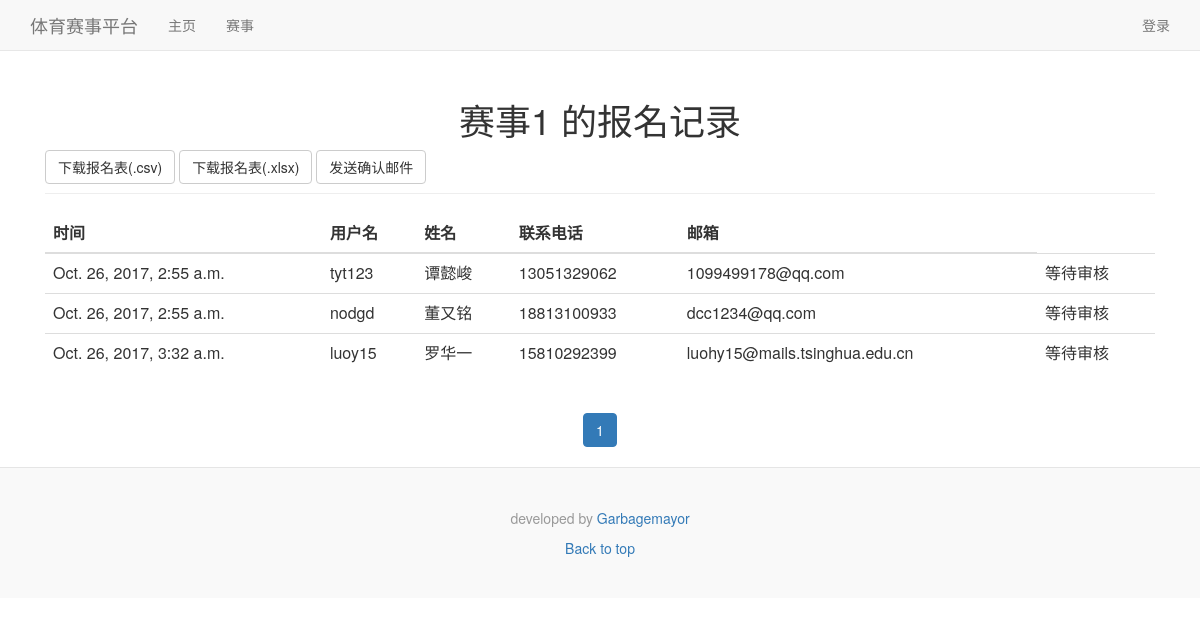
Screenshot of /record/2/ with the database file from the repository.
### HomePage/models.py (models this page shows)
class Events(models.Model):
    id = models.IntegerField(primary_key=True)
    name = models.CharField(max_length=30)
    status = models.IntegerField(default=1)
    date = models.DateTimeField(default = timezone.now)
    content = models.CharField(max_length=300, null=True)

class Sign(models.Model):
    id = models.IntegerField(primary_key=True)
    userid = models.IntegerField()
    eventsid = models.IntegerField()
    status = models.IntegerField(default=1)     #0 未报名 1 等待审核 2 报名成功
    prize = models.CharField(max_length=30, null=True)
    time = models.DateTimeField(default = timezone.now)

class User(models.Model):
    id = models.IntegerField(primary_key=True)
    name = models.CharField(max_length=30)
    mobile = models.CharField(max_length=30, null=True)
    fullname = models.CharField(max_length=30, null=True)
    classnumber = models.CharField(max_length=30, null=True)
    authority = models.IntegerField(default=0)            #权限 默认无权限为0，普通管理员为1，超管为2
    email = models.CharField(max_length=30, null=True)

### RegistrationRecord/views.py (the view)
# urls.py: url(r'^record/(\d+)/$', Record_view.recordPage, name='recordpage'),
def recordPage(request, event_id):
    event_id = int(event_id)
    message_map = {}
    event = MEvents.objects.get(id=event_id)
    message_map['event'] = event
    record_db_list = list(MSign.objects.filter(eventsid=event_id))
    record_list = []
    for record_db in record_db_list:
        record_list.append(RecordItem(record_db))
    paginator=Paginator(record_list, 10)
    page = request.GET.get('page')
    try:
        record_list = paginator.page(page)
    except PageNotAnInteger:
        record_list = paginator.page(1)
    except EmptyPage:
        record_list = paginator.page(paginator.num_pages)
    message_map['record_list'] = record_list
    return render(request, 'RegistrationRecord/registration_record.html', message_map)

### RegistrationRecord/templates/RegistrationRecord/registration_record.html (shortened to what this page needs)
﻿{% extends 'base.html' %}
{% block content %}
<div class="container-fluid">
    <div class="row-fluid">
        <div class="span12">
	<div class="page-header">
        <h1 style="text-align: center">
            {{event.name}} 的报名记录 <small></small>
        </h1>
        <button class="btn btn-default" type="button"
                onclick="location.href='/record_download_csv/{{event.id}}'"
        {% if signed %} disabled="disabled"{% endif %}>下载报名表(.csv)</button>
        <button class="btn btn-default" type="button"
                onclick="location.href='/record_download_xlsx/{{event.id}}'"
                {% if signed %} disabled="disabled"{% endif %}>下载报名表(.xlsx)</button>
        <button class="btn btn-default" type="button"
                onclick="location.href='/edit_email/{{event.id}}'"
                {% if signed %} disabled="disabled"{% endif %}>发送确认邮件</button>
      </div>
            <table class="table table-hover">
                <thead>
                <tr>
                    <th>
                        时间
                    </th>
                    <th>
                        用户名
                    </th>
                    <th>
                        姓名
                    </th>
                    <th>
                        联系电话
                    </th>
                    <th>
                        邮箱
                    </th>
                </tr>
                </thead>
                <tbody>
                {% for record in record_list %}
                <tr class="{{record.status}}">
                    <td>
                        {{record.record_time}}
                    </td>
                    <td>
                        {{record.user_name}}
                    </td>
                    <td>
                        {{record.user_fullname}}
                    </td>
                    <td>
                        {{record.user_mobile}}
                    </td>
                    <td>
                        {{record.user_email}}
                    </td>
                    <td>
                        {{record.record_status}}
                    </td>
                </tr>
                {% endfor %}
            </table>
        </div>
    </div>
</div>
<nav style="text-align: center">
<ul class="pagination">
        <li class="active"><a>{{record_list.number}}<span class="sr-only">(current)</span></a></li>
</ul>
</nav>
{% endblock %}

### HomePage/templates/base.html (shortened to what this page needs)
﻿<!DOCTYPE html>
<html lang="en">
  <head>
  <link href="https://cdn.bootcss.com/bootstrap/3.3.7/css/bootstrap.min.css" rel="stylesheet">
    <link href="/static/style.css" rel="stylesheet">
    {% load staticfiles %}
  </head>
  <body onload="openwin()">
  {% include 'header.html' %}
  <br><br><br>
  <div class="container">
    <div class="row clearfix">
      <div class="col-md-12 column">
      {% block content %}{% endblock %}
      </div>
    </div>
  </div>
    {% include 'footer.html' %}
  </body>
</html>

### HomePage/templates/header.html (shortened to what this page needs)
    <nav class="navbar navbar-default navbar-fixed-top">
      <div class="container">
        <div class="navbar-header">
          <a class="navbar-brand" href="/">体育赛事平台</a>
        </div>
        <div id="navbar" class="navbar-collapse collapse">
          <ul class="nav navbar-nav">
            <li {% if request.path|slice:"4" == "/mai" %}class="active"{% endif %}><a href="/">主页</a></li>
            <li {% if request.path|slice:"3" == "/ev" %}class="active"{% endif %}><a href="/events">赛事</a></li>
          </ul>
          <ul class="nav navbar-nav navbar-right">
			{% if not request.session.username %}
				<li><a
                    href="https://accounts.net9.org/api/authorize?client_id=0eHhovG3K1NYkhbnYuYmej1h9wY&redirect_uri=http://{{request.get_host}}/authorized">登录</a></li>
            {% else %}
				<li><a href="/user/myevents/">{{request.session.username}}</a></li>
				<li><a href="/logout/">登出</a></li>
			{% endif %}
          </ul>
        </div>
      </div>
    </nav>

### HomePage/templates/footer.html
    <footer class="footer">
      <p>developed by <a href="http://getbootstrap.com">Garbagemayor</a></p>
      <p>
        <a href="#">Back to top</a>
      </p>
    </footer>

### HomePage/static/style.css (style rules this page uses)
.footer { padding: 40px 0; color: #999; text-align: center; background-color: #f9f9f9; border-top: 1px solid #e5e5e5; }
.footer p:last-child { margin-bottom: 0; }

### rows the page displays
Events: name "赛事1"
Sign: record_time "Oct. 26, 2017, 2:55 a.m."
User: user_name "tyt123", user_fullname "谭懿峻", user_mobile "13051329062", user_email "1099499178@qq.com"
Sign: record_time "Oct. 26, 2017, 2:55 a.m."
User: user_name "nodgd", user_fullname "董又铭", user_mobile "18813100933", user_email "dcc1234@qq.com"
Sign: record_time "Oct. 26, 2017, 3:32 a.m."
User: user_name "luoy15", user_fullname "罗华一", user_mobile "15810292399", user_email "luohy15@mails.tsinghua.edu.cn"

### other values shown
{{ record.record_status }} "等待审核" "等待审核" "等待审核"
{{ record_list.number }} "1"
